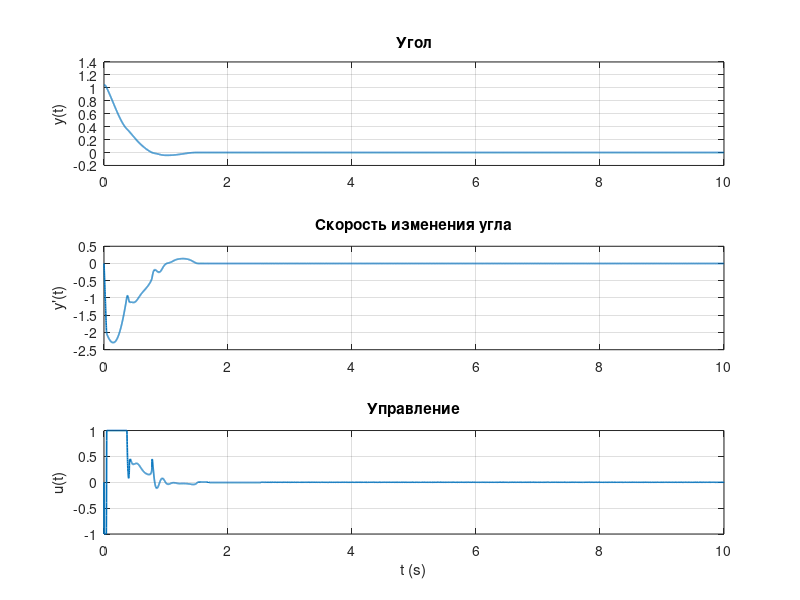
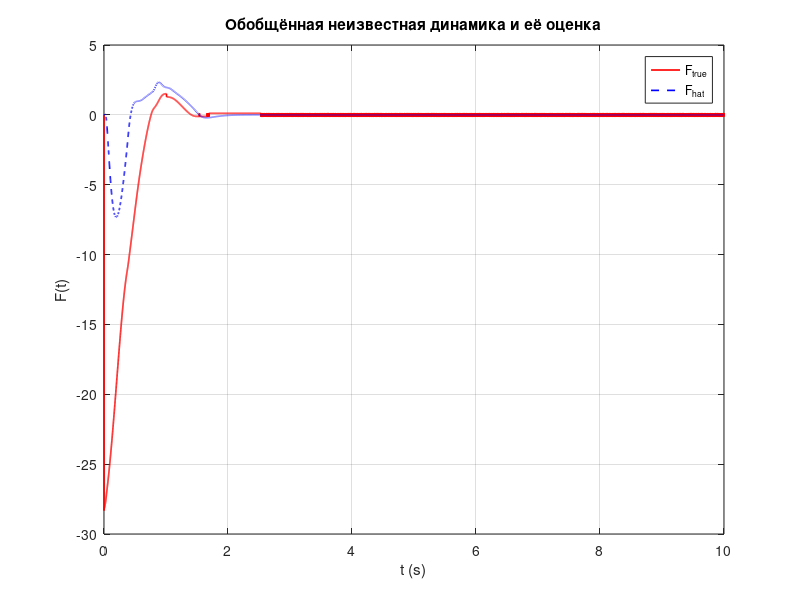
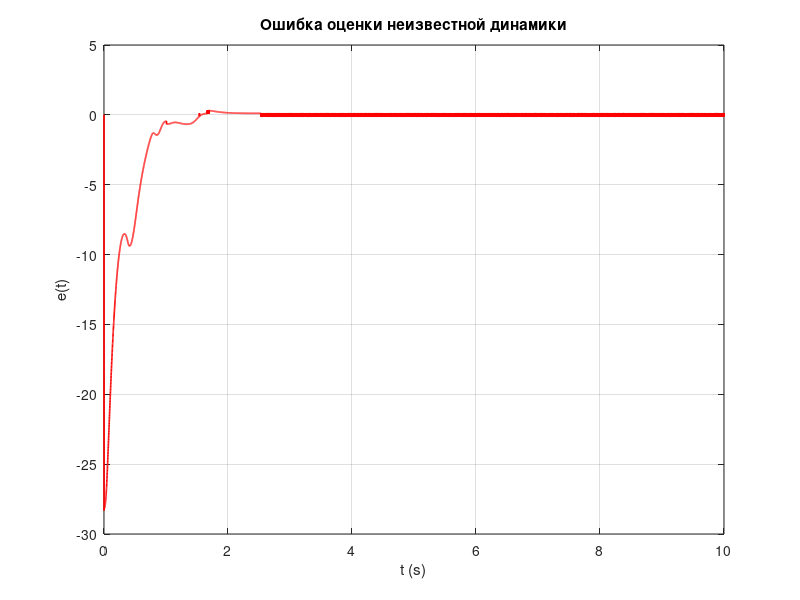
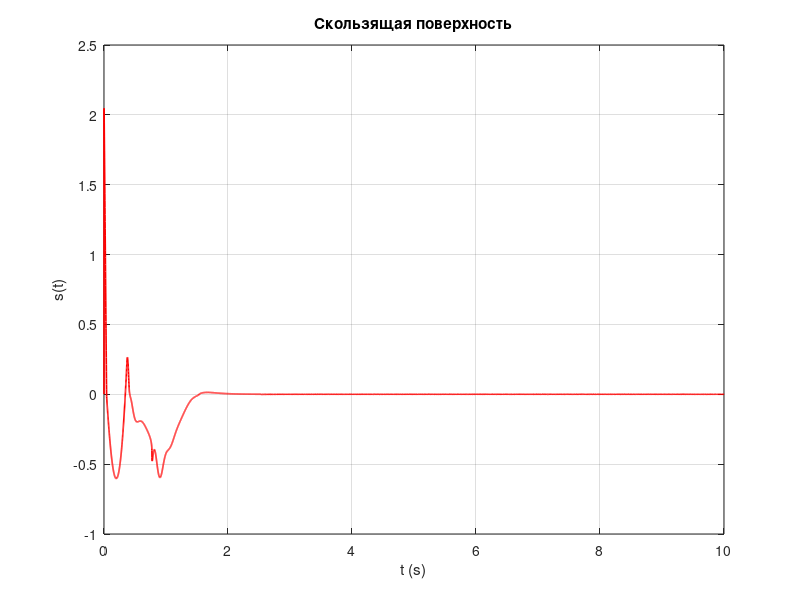

These figures' MATLAB source, in order:
%% 1. Параметры системы
clear; clc; close all;

m = 0.5;
l = 0.3;
g = 9.81;
b = 0.01;
c = 0.005;
I = m*l^2;

u_max = 1.0;

%% 2. Параметры регулятора
lambda = 2.0;     % коэффициент скользящей поверхности
k = 3.0;          % усиление
rho = 0.5;        % 0<rho<1 (финитность)
eps_s = 0.02;     % сглаживание tanh

%% 3. Время
dt = 1e-3;
T_end = 10;
t = 0:dt:T_end;

%% 4. Начальные условия
x = zeros(2,length(t));
x(:,1) = [pi/3; 0];

u_phys = zeros(size(t));
F_hat = zeros(size(t));

u_hist = zeros(size(t));

sat = @(v) max(-u_max,min(u_max,v));

%% 5. Основной цикл
F_true_hist = zeros(size(t));
s_hist = zeros(size(t));
for k_step = 2:length(t)

    x1 = x(1,k_step-1);
    x2 = x(2,k_step-1);

    % Оценка обобщённой неизвестной динамики
    % --- dirty derivative для скорости ---
    tau1 = 0.06;     % настройка сглаживания
    tau2 = 0.06;
    
    if k_step == 2
        y_prev  = x(1,1);
        yd_prev = x(2,1);
        yd_hat_prev = 0;
        ydd_hat_prev = 0;
    end
    
    % коэффициенты фильтров
    a1 = (2*tau1 - dt)/(2*tau1 + dt);
    b1 = 2/(2*tau1 + dt);
    a2 = (2*tau2 - dt)/(2*tau2 + dt);
    b2 = 2/(2*tau2 + dt);
    
    % ydot_hat
    yd_hat = a1*yd_hat_prev + b1*(x1 - y_prev);
    % yddot_hat
    ydd_hat = a2*ydd_hat_prev + b2*(yd_hat - yd_prev);
    
    % сохраняем для следующего шага
    y_prev      = x1;
    yd_prev     = yd_hat;
    yd_hat_prev = yd_hat;
    ydd_hat_prev= ydd_hat;
    
    % F_hat с LPF
    tauF  = 0.15;            % сглаживание оценки
    betaF = dt/(tauF+dt);
    if k_step == 2
        F_hat(k_step) = ydd_hat - u_hist(k_step-1);
    else
        F_raw = ydd_hat - u_hist(k_step-1);
        F_hat(k_step) = (1-betaF)*F_hat(k_step-1) + betaF*F_raw;
    end

    % Скользящая переменная
    beta_s = (1 - rho) / 1;   % т.к. r1=1, r2=1-rho → x2 ~ x1^{1-rho}
    s = x2 + lambda * sign(x1) * abs(x1)^beta_s;
    s_hist(k_step) = s;

    % Финитный однородный регулятор
    u = -F_hat(k_step) - k*abs(s)^rho*tanh(s/eps_s);

    u_phys(k_step) = sat(u);
    u_hist(k_step) = u_phys(k_step);

    % Реальная динамика маятника
    F_true_hist(k_step) = ...
    -(g/l)*sin(x1) - (b/I)*x2 - (c/I)*sign(x2);
    ddy = F_true_hist(k_step) + u_phys(k_step)/I;

    x(:,k_step) = x(:,k_step-1) + dt*[x2; ddy];
end

t_settle = t(find(abs(x(1,:)) < 1e-2 & abs(x(2,:)) < 1e-2, 1, 'first'));
fprintf('Settling time (2%%): %.3f s\n', t_settle);

%% 6. Графики
figure;
subplot(3,1,1);
plot(t,x(1,:),'LineWidth',1.2);
grid on;
ylabel('y(t)');
title('Угол');

subplot(3,1,2);
plot(t,x(2,:),'LineWidth',1.2);
grid on;
ylabel('y''(t)');
title('Скорость изменения угла');

subplot(3,1,3);
plot(t,u_phys,'LineWidth',1.2);
grid on;
ylabel('u(t)');
xlabel('t (s)');
title('Управление');

figure;
plot(t, F_true_hist, 'r-', 'LineWidth', 1.2);
hold on;
plot(t, F_hat, 'b--', 'LineWidth', 1.2);
grid on;
xlabel('t (s)');
ylabel('F(t)');
legend('F_{true}', 'F_{hat}', 'Location', 'best');
title('Обобщённая неизвестная динамика и её оценка');

figure;
plot(t, F_true_hist-F_hat, 'r-', 'LineWidth', 1.2);
grid on;
xlabel('t (s)');
ylabel('e(t)');
title('Ошибка оценки неизвестной динамики');

figure;
plot(t, s_hist, 'r', 'LineWidth', 1.2);
grid on;
xlabel('t (s)');
ylabel('s(t)');
title('Скользящая поверхность');

